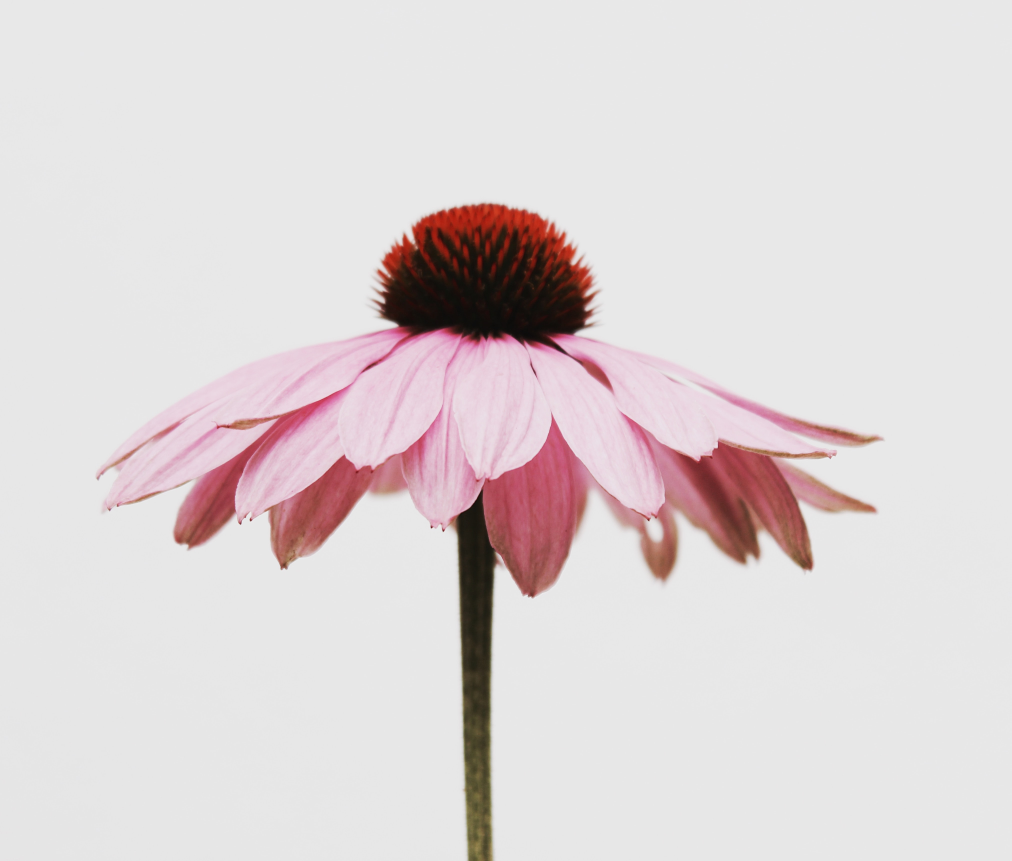
#> input picture images2/kiki-siepel-BEwxLSN_bKU-unsplash.jpg, 4045 x 3444 px (shown at 1/4 size)
$ jupyter execute Task2_2.ipynb
#> lines starting #> are read from the running program, lines starting #| are printed output that depends on the picture
[cell 1]
import cv2
from matplotlib import pyplot as plt

[cell 2]
image = cv2.imread('images2/kiki-siepel-BEwxLSN_bKU-unsplash.jpg')
#> image is the input picture: shape (3444, 4045, 3); mean B, G, R 214.9, 213.9, 221.9

image_rgb = cv2.cvtColor(image, cv2.COLOR_BGR2RGB)

plt.imshow(image_rgb)
plt.axis('off')
plt.show()

[cell 3]
image_rgb = image_rgb[1252:1991, 1522:2471]
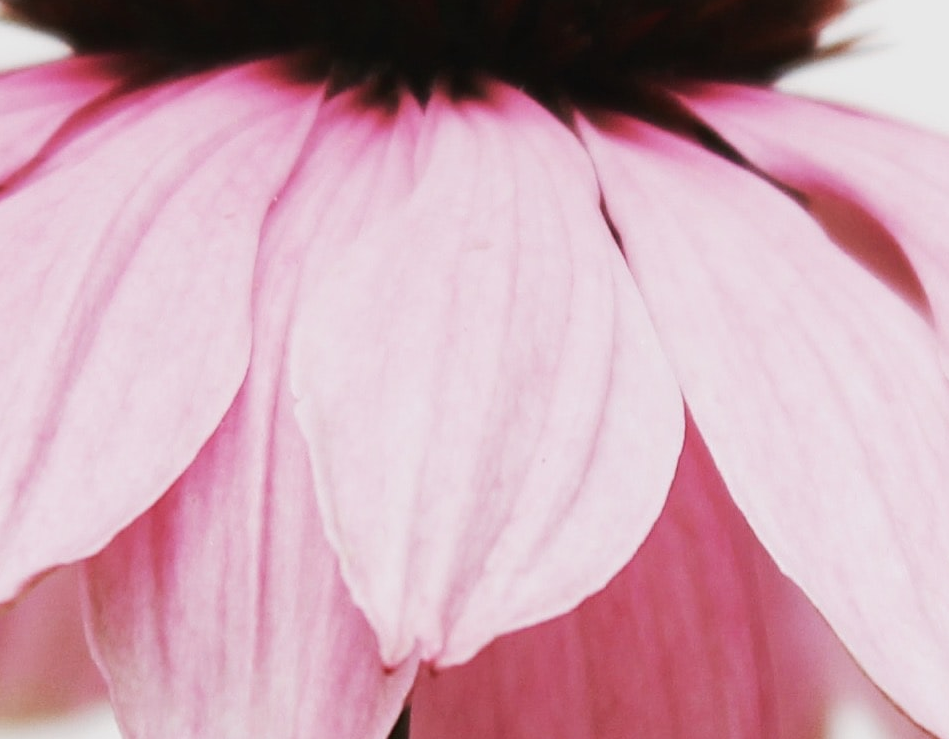
#> image_rgb: shape (739, 949, 3); mean R, G, B 202.8, 163.6, 177.5
plt.imshow(image_rgb)
plt.axis('off')
plt.show()
